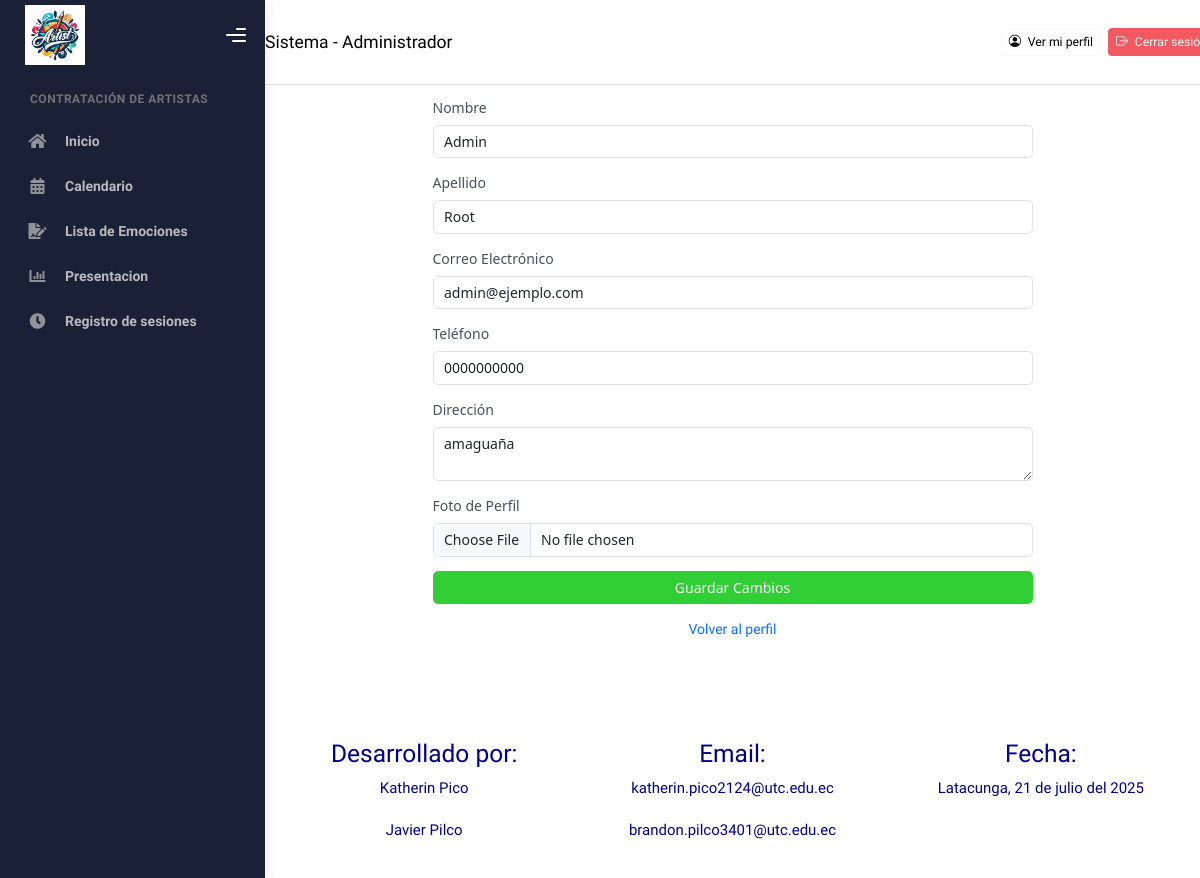
Page /perfil/editar/ (signed in) on the committed database.
### Aplicaciones/Sistema/models.py (models this page shows, shortened)
class Usuario(AbstractUser):
    telefono = models.CharField(max_length=10)
    direccion = models.TextField()
    rol = models.CharField(max_length=20, choices=ROL_CHOICES, default='Usuario')
    verificado = models.BooleanField(default=False)
    bloqueado = models.BooleanField(default=False)
    foto_perfil = models.ImageField(upload_to='usuarios/perfil/', null=True, blank=True)
    groups = models.ManyToManyField(
        Group,
        related_name='usuarios',
        blank=True,
        help_text='Grupos a los que pertenece el usuario.',
        verbose_name='grupos',
    )
    user_permissions = models.ManyToManyField(
        Permission,
        related_name='usuarios_permisos',
        blank=True,
        help_text='Permisos específicos para el usuario.',
        verbose_name='permisos de usuario',
    )

### Aplicaciones/Sistema/views.py (the view, shortened to what this page needs)
# urls.py: path('perfil/editar/', views.editar_perfil, name='editar_perfil'),
def editar_perfil(request):
    usuario_id = request.session.get('usuario_id')
    if not usuario_id:
        return redirect('login')
    try:
        usuario = Usuario.objects.get(id=usuario_id)
    except Usuario.DoesNotExist:
        return redirect('login')
    plantilla = 'admin/editar_perfil_admin.html' if usuario.rol == 'Administrador' else 'usuario/editar_perfil_usuario.html'
    return render(request, plantilla, {'usuario': usuario})

### Aplicaciones/Sistema/templates/admin/editar_perfil_admin.html (shortened to what this page needs)
{% extends 'admin/plantilla.html' %}
{% load static %}
{% block contenido %}
<!DOCTYPE html>
<html lang="es">
<head>
    <link href="https://cdn.jsdelivr.net/npm/bootstrap@5.3.0/dist/css/bootstrap.min.css" rel="stylesheet" />
</head>
<body>
<div class="container mt-5" style="max-width: 600px;">
    <h2 class="mb-4">Editar Perfil Administrador</h2>
    <form method="post" enctype="multipart/form-data" action="{% url 'editar_perfil' %}">
        <div class="mb-3">
            <label for="first_name" class="form-label">Nombre</label>
            <input type="text" class="form-control" id="first_name" name="first_name" value="{{ usuario.first_name }}" required />
        </div>
        <div class="mb-3">
            <label for="last_name" class="form-label">Apellido</label>
            <input type="text" class="form-control" id="last_name" name="last_name" value="{{ usuario.last_name }}" required />
        </div>
        <div class="mb-3">
            <label for="email" class="form-label">Correo Electrónico</label>
            <input type="email" class="form-control" id="email" name="email" value="{{ usuario.email }}" required />
        </div>
        <div class="mb-3">
            <label for="telefono" class="form-label">Teléfono</label>
            <input type="text" class="form-control" id="telefono" name="telefono" value="{{ usuario.telefono }}" maxlength="10" required />
        </div>
        <div class="mb-3">
            <label for="direccion" class="form-label">Dirección</label>
            <textarea class="form-control" id="direccion" name="direccion" rows="2" required>{{ usuario.direccion }}</textarea>
        </div>
        <div class="mb-3">
            <label for="foto_perfil" class="form-label">Foto de Perfil</label>
            <input type="file" class="form-control" id="foto_perfil" name="foto_perfil" accept="image/*" />
        </div>
        <button type="submit" class="btn btn-success w-100">Guardar Cambios</button>
    </form>
    <div class="mt-3 text-center">
        <a href="{% url 'ver_perfil' %}">Volver al perfil</a>
    </div>
</div>
</body>
</html>
{% endblock %}

### rows in the picture
Usuario: first_name "Admin", last_name "Root", email "admin@ejemplo.com", telefono "0000000000", direccion "amaguaña"
